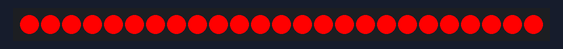
Bench run of a sketch on a simulated Arduino Uno, built with avr-gcc and run on an emulated ATmega328P. Shown: 25 RGB LEDs in strip order, left to right. Dim RGB values are drawn brighter than linear; random numbers use the default seed unless the sketch sets one.

Above: at 0.6 s.
At 2.78 s:
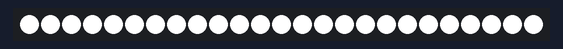
At 4.1 s:
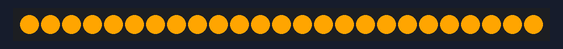
At 12.1 s:
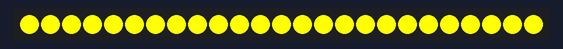
At 18.3 s:
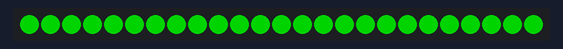

The sketch:

glowing-pumpkin-xiao-bff.ino
```cpp
/*********************************************************
* Glowing Pumpkin
*
* Xaio ESP32 S3 version using the Adafruit 5x5 BFF LED
* Matrix.
*
* By John M. Wargo
* https://johnwargo.com
**********************************************************/

#include <FastLED.h>

#define DEBUG true
#define DELAY_MIN 5000
#define DELAY_MAX 10000
#define NUM_LEDS 25
#define PIN A3

int numColors = 6;
uint32_t colors[] = { CRGB::Blue, CRGB::Green, CRGB::Orange, CRGB::Purple, CRGB::Red, CRGB::Yellow };
CRGB leds[NUM_LEDS];  // LED Array (internal memory structure from FastLED)

void setup() {
  // Initialize the FastLED library
  FastLED.addLeds<NEOPIXEL, PIN>(leds, NUM_LEDS);
  delay(500);
  // Green for GO!
  flashLEDs(CRGB::Green, 2, 250);
}

void loop() {
  //generate a random integer between 1 and 10
  if ((int)random(11) > 8) {
    // if it's a 9 or a 10, do that flicker thing
    flicker();
  } else {
    // Otherwise switch to the new color
    fadeColor(colors[(int)random(1, numColors + 1)]);
    delay((int)random(DELAY_MIN, DELAY_MAX));
  }
}

void flashLEDs(CRGB color, int count, int duration) {
  // Calculate this only once, no reason to calculate this in the loop
  int offDuration = duration / 2;

  for (int i = 0; i < count; i++) {
    fill_solid(leds, NUM_LEDS, CRGB::Red);
    FastLED.show();
    delay(duration);
    fill_solid(leds, NUM_LEDS, CRGB::Black);
    FastLED.show();
    delay(offDuration);
  }
}

void flicker() {
  // how many times are we going to flash?
  int flashCount = (int)random(1, 6);
  //flash the lights in white flashCount times
  //with a random duration and random delay between each flash
  for (int i = 0; i < flashCount; i++) {
    // Set all pixels to white and turn them on
    fill_solid(leds, NUM_LEDS, CRGB::White);
    FastLED.show();
    // Delay for a random period of time (in milliseconds)
    delay((int)random(50, 150));
    //clear the lights (set the color to none)
    fill_solid(leds, NUM_LEDS, CRGB::Black);
    FastLED.show();
    // Delay for a random period of time (in milliseconds)
    delay((int)random(100, 500));
  }
}

// Fill the NeoPixel array with a specific color
void fadeColor(CRGB c) {
  for (int i = 0; i < 25; i++) {
    leds[i] = c;
    FastLED.show();
    delay(10);
  }
}
```
